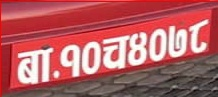
#> input picture img/number_plates/12.jpg, 218 x 97 px
$ python -i de_skew.py   (imports and definitions only)
#> lines starting #> are read from the running program, lines starting #| are printed output that depends on the picture
#> further down, picture is the input picture: shape (97, 218, 3); mean B, G, R 98.1, 94.9, 178.4
import cv2
import math
import numpy as np


def rotate_image(image, angle):
    image_center = tuple(np.array(image.shape[1::-1]) / 2)
    rot_mat = cv2.getRotationMatrix2D(image_center, angle, 1.0)
    result = cv2.warpAffine(image, rot_mat, image.shape[1::-1], flags=cv2.INTER_LINEAR)
    return result

def compute_skew(src_img):

    if len(src_img.shape) == 3:
        h, w,_ = src_img.shape
#> h = 97; w = 218
    elif len(src_img.shape) == 2:
        h, w = src_img.shape
    else:
        print('upsupported image type')

    img = cv2.medianBlur(src_img, 3)
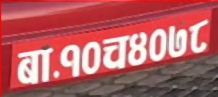
#> img: shape (97, 218, 3); mean B, G, R 98.3, 95.1, 178.8

    edges = cv2.Canny(img,  threshold1 = 100,  threshold2 = 100, apertureSize = 3, L2gradient = True)
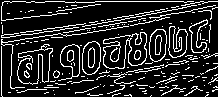
#> edges: shape (97, 218); 16.7% white in thin lines or dots
    lines = cv2.HoughLinesP(edges, 1, math.pi/180, 30, minLineLength=w / 30.0, maxLineGap=h/30.0)
#> lines = 86 rows, first 6: [45, 1, 64, 1], [60, 27, 164, 9], [89, 25, 207, 2], [30, 38, 153, 17], [173, 62, 185, 60], [78, 34, 152, 21]
    arr=[]
    for rows in lines:
        for pix in rows:
            arr.append([pix,pix,pix])
#> this loop made 86 passes
#> rows on passes 1 to 12: [[45, 1, 64, 1]], [[60, 27, 164, 9]], [[89, 25, 207, 2]], [[30, 38, 153, 17]], [[173, 62, 185, 60]], [[78, 34, 152, 21]], [[172, 57, 182, 55]], [[86, 80, 97, 79]], [[18, 53, 52, 48]], [[1, 95, 1, 35]], [[18, 57, 26, 56]], [[95, 1, 193, 1]]
#> after the loop, arr = 86 items
    angle = 0.0
    nlines = lines.size
#> nlines = 344

    #print(nlines)
    cnt = 0
    for x1, y1, x2, y2 in lines[0]:
        ang = np.arctan2(y2 - y1, x2 - x1)
        #print(ang)
        if math.fabs(ang) <= 40: # excluding extreme rotations
            angle += ang
            cnt += 1
#> this loop made 1 pass
#> (x1, y1, x2, y2, ang, angle, cnt) on pass 1: (45, 1, 64, 1, 0, 0, 1)
#> after the loop, angle = 0; cnt = 1

    if cnt == 0:
        return 0.0
    return (angle / cnt)*180/math.pi

def deskew(src_img):
    return rotate_image(src_img, compute_skew(src_img))
#> in rotate_image, `image_center = tuple(np.array(image.shape[1::-1]) / 2)`: image_center = (109, 48.5)
#> in rotate_image, `rot_mat = cv2.getRotationMatrix2D(image_center, angle, 1.0)`: rot_mat = [[1, 0, 0], [0, 1, 0]]

>>> import cv2
>>> picture = cv2.imread('img/number_plates/12.jpg')
>>> result = deskew(picture)

$ run again, on img/number_plates/6.jpg
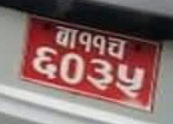
#> input picture img/number_plates/6.jpg, 173 x 124 px
#> picture is the input picture: shape (124, 173, 3); mean B, G, R 105.1, 106.6, 134.7
#> in compute_skew, `edges = cv2.Canny(img,  threshold1 = 100,  threshold2 = 100, apertureS..`:
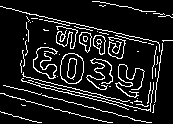
#> edges: shape (124, 173); 11.5% white in thin lines or dots
#> lines = 54 rows, first 6: [23, 76, 153, 108], [28, 80, 153, 111], [36, 18, 75, 26], [34, 14, 162, 43], [0, 6, 71, 23], [9, 86, 147, 122]
#> the loop in compute_skew, `for rows in lines:` made 54 passes
#> after the loop in compute_skew, `for rows in lines:`: arr = 54 items
#> the loop in compute_skew, `for x1, y1, x2, y2 in lines[0]:` made 1 pass
#> (x1, y1, x2, y2, ang, angle, cnt) on pass 1: (23, 76, 153, 108, 0.241, 0.241, 1)
#> after the loop in compute_skew, `for x1, y1, x2, y2 in lines[0]:`: angle = 0.241; cnt = 1
#> image_center = (86.5, 62)
#> rot_mat = [[0.971, 0.239, -12.31], [-0.239, 0.971, 22.47]]
#> in rotate_image, `result = cv2.warpAffine(image, rot_mat, image.shape[1::-1], flags=cv2...`:
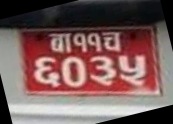
#> result: shape (124, 173, 3); mean B, G, R 90.2, 91.8, 120.1
